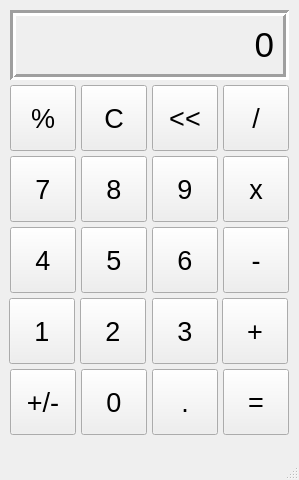
<?xml version="1.0" encoding="UTF-8"?>
<ui version="4.0">
 <class>MainWindow</class>
 <widget class="QMainWindow" name="MainWindow">
  <property name="geometry">
   <rect>
    <x>0</x>
    <y>0</y>
    <width>299</width>
    <height>480</height>
   </rect>
  </property>
  <property name="windowTitle">
   <string>Calculator</string>
  </property>
  <widget class="QWidget" name="centralwidget">
   <widget class="QLabel" name="output_label">
    <property name="geometry">
     <rect>
      <x>10</x>
      <y>10</y>
      <width>279</width>
      <height>70</height>
     </rect>
    </property>
    <property name="font">
     <font>
      <pointsize>26</pointsize>
     </font>
    </property>
    <property name="frameShape">
     <enum>QFrame::Box</enum>
    </property>
    <property name="frameShadow">
     <enum>QFrame::Sunken</enum>
    </property>
    <property name="lineWidth">
     <number>3</number>
    </property>
    <property name="text">
     <string>0</string>
    </property>
    <property name="alignment">
     <set>Qt::AlignRight|Qt::AlignTrailing|Qt::AlignVCenter</set>
    </property>
    <property name="margin">
     <number>10</number>
    </property>
   </widget>
   <widget class="QPushButton" name="percent_button">
    <property name="geometry">
     <rect>
      <x>10</x>
      <y>85</y>
      <width>66</width>
      <height>66</height>
     </rect>
    </property>
    <property name="font">
     <font>
      <pointsize>20</pointsize>
     </font>
    </property>
    <property name="text">
     <string>%</string>
    </property>
   </widget>
   <widget class="QPushButton" name="clear_button">
    <property name="geometry">
     <rect>
      <x>81</x>
      <y>85</y>
      <width>66</width>
      <height>66</height>
     </rect>
    </property>
    <property name="font">
     <font>
      <pointsize>20</pointsize>
     </font>
    </property>
    <property name="text">
     <string>C</string>
    </property>
   </widget>
   <widget class="QPushButton" name="arrow_button">
    <property name="geometry">
     <rect>
      <x>152</x>
      <y>85</y>
      <width>66</width>
      <height>66</height>
     </rect>
    </property>
    <property name="font">
     <font>
      <pointsize>20</pointsize>
     </font>
    </property>
    <property name="text">
     <string>&lt;&lt;</string>
    </property>
   </widget>
   <widget class="QPushButton" name="divide_button">
    <property name="geometry">
     <rect>
      <x>223</x>
      <y>85</y>
      <width>66</width>
      <height>66</height>
     </rect>
    </property>
    <property name="font">
     <font>
      <pointsize>20</pointsize>
     </font>
    </property>
    <property name="text">
     <string>/</string>
    </property>
   </widget>
   <widget class="QPushButton" name="multiply_button">
    <property name="geometry">
     <rect>
      <x>223</x>
      <y>156</y>
      <width>66</width>
      <height>66</height>
     </rect>
    </property>
    <property name="font">
     <font>
      <pointsize>20</pointsize>
     </font>
    </property>
    <property name="text">
     <string>x</string>
    </property>
   </widget>
   <widget class="QPushButton" name="nine_button">
    <property name="geometry">
     <rect>
      <x>152</x>
      <y>156</y>
      <width>66</width>
      <height>66</height>
     </rect>
    </property>
    <property name="font">
     <font>
      <pointsize>20</pointsize>
     </font>
    </property>
    <property name="text">
     <string>9</string>
    </property>
   </widget>
   <widget class="QPushButton" name="eight_button">
    <property name="geometry">
     <rect>
      <x>81</x>
      <y>156</y>
      <width>66</width>
      <height>66</height>
     </rect>
    </property>
    <property name="font">
     <font>
      <pointsize>20</pointsize>
     </font>
    </property>
    <property name="text">
     <string>8</string>
    </property>
   </widget>
   <widget class="QPushButton" name="seven_button">
    <property name="geometry">
     <rect>
      <x>10</x>
      <y>156</y>
      <width>66</width>
      <height>66</height>
     </rect>
    </property>
    <property name="font">
     <font>
      <pointsize>20</pointsize>
     </font>
    </property>
    <property name="text">
     <string>7</string>
    </property>
   </widget>
   <widget class="QPushButton" name="four_button">
    <property name="geometry">
     <rect>
      <x>10</x>
      <y>227</y>
      <width>66</width>
      <height>66</height>
     </rect>
    </property>
    <property name="font">
     <font>
      <pointsize>20</pointsize>
     </font>
    </property>
    <property name="text">
     <string>4</string>
    </property>
   </widget>
   <widget class="QPushButton" name="minus_button">
    <property name="geometry">
     <rect>
      <x>223</x>
      <y>227</y>
      <width>66</width>
      <height>66</height>
     </rect>
    </property>
    <property name="font">
     <font>
      <pointsize>20</pointsize>
     </font>
    </property>
    <property name="text">
     <string>-</string>
    </property>
   </widget>
   <widget class="QPushButton" name="six_button">
    <property name="geometry">
     <rect>
      <x>152</x>
      <y>227</y>
      <width>66</width>
      <height>66</height>
     </rect>
    </property>
    <property name="font">
     <font>
      <pointsize>20</pointsize>
     </font>
    </property>
    <property name="text">
     <string>6</string>
    </property>
   </widget>
   <widget class="QPushButton" name="five_button">
    <property name="geometry">
     <rect>
      <x>81</x>
      <y>227</y>
      <width>66</width>
      <height>66</height>
     </rect>
    </property>
    <property name="font">
     <font>
      <pointsize>20</pointsize>
     </font>
    </property>
    <property name="text">
     <string>5</string>
    </property>
   </widget>
   <widget class="QPushButton" name="two_button">
    <property name="geometry">
     <rect>
      <x>80</x>
      <y>298</y>
      <width>66</width>
      <height>66</height>
     </rect>
    </property>
    <property name="font">
     <font>
      <pointsize>20</pointsize>
     </font>
    </property>
    <property name="text">
     <string>2</string>
    </property>
   </widget>
   <widget class="QPushButton" name="addition_button">
    <property name="geometry">
     <rect>
      <x>222</x>
      <y>298</y>
      <width>66</width>
      <height>66</height>
     </rect>
    </property>
    <property name="font">
     <font>
      <pointsize>20</pointsize>
     </font>
    </property>
    <property name="text">
     <string>+</string>
    </property>
   </widget>
   <widget class="QPushButton" name="three_button">
    <property name="geometry">
     <rect>
      <x>152</x>
      <y>298</y>
      <width>66</width>
      <height>66</height>
     </rect>
    </property>
    <property name="font">
     <font>
      <pointsize>20</pointsize>
     </font>
    </property>
    <property name="text">
     <string>3</string>
    </property>
   </widget>
   <widget class="QPushButton" name="one_button">
    <property name="geometry">
     <rect>
      <x>9</x>
      <y>298</y>
      <width>66</width>
      <height>66</height>
     </rect>
    </property>
    <property name="font">
     <font>
      <pointsize>20</pointsize>
     </font>
    </property>
    <property name="text">
     <string>1</string>
    </property>
   </widget>
   <widget class="QPushButton" name="plus_minus_button">
    <property name="geometry">
     <rect>
      <x>10</x>
      <y>369</y>
      <width>66</width>
      <height>66</height>
     </rect>
    </property>
    <property name="font">
     <font>
      <pointsize>20</pointsize>
     </font>
    </property>
    <property name="text">
     <string>+/-</string>
    </property>
   </widget>
   <widget class="QPushButton" name="zero_button">
    <property name="geometry">
     <rect>
      <x>81</x>
      <y>369</y>
      <width>66</width>
      <height>66</height>
     </rect>
    </property>
    <property name="font">
     <font>
      <pointsize>20</pointsize>
     </font>
    </property>
    <property name="text">
     <string>0</string>
    </property>
   </widget>
   <widget class="QPushButton" name="period_button">
    <property name="geometry">
     <rect>
      <x>152</x>
      <y>369</y>
      <width>66</width>
      <height>66</height>
     </rect>
    </property>
    <property name="font">
     <font>
      <pointsize>20</pointsize>
     </font>
    </property>
    <property name="text">
     <string>.</string>
    </property>
   </widget>
   <widget class="QPushButton" name="equal_button">
    <property name="geometry">
     <rect>
      <x>223</x>
      <y>369</y>
      <width>66</width>
      <height>66</height>
     </rect>
    </property>
    <property name="font">
     <font>
      <pointsize>20</pointsize>
     </font>
    </property>
    <property name="text">
     <string>=</string>
    </property>
   </widget>
  </widget>
  <widget class="QMenuBar" name="menubar">
   <property name="geometry">
    <rect>
     <x>0</x>
     <y>0</y>
     <width>299</width>
     <height>21</height>
    </rect>
   </property>
  </widget>
  <widget class="QStatusBar" name="statusbar"/>
 </widget>
 <resources/>
 <connections/>
</ui>
